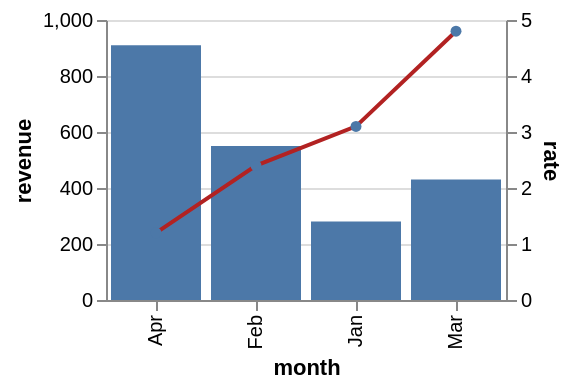

The Vega-Lite source for this figure:
### Vega-Lite specification from a JSON file in a GitHub repository (floating-point values rounded to 4 significant figures)
{"$schema": "https://vega.github.io/schema/vega-lite/v5.json", "description": "Two measures over one plot, each with a scale and an axis of its own.", "data": {"values": [{"month": "Jan", "revenue": 280, "rate": 3.1}, {"month": "Feb", "revenue": 550, "rate": 2.4}, {"month": "Mar", "revenue": 430, "rate": 4.8}, {"month": "Apr", "revenue": 910, "rate": 1.2}]}, "width": 200, "height": 140, "resolve": {"scale": {"y": "independent"}}, "layer": [{"mark": "bar", "encoding": {"x": {"field": "month", "type": "nominal"}, "y": {"field": "revenue", "type": "quantitative"}}}, {"mark": {"type": "line", "color": "firebrick", "point": true}, "encoding": {"x": {"field": "month", "type": "nominal"}, "y": {"field": "rate", "type": "quantitative"}}}]}
